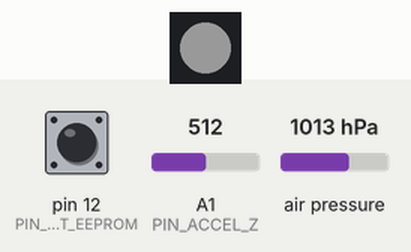
Bench run of a sketch on a simulated Arduino Nano, built with avr-gcc and run on an emulated ATmega328P. Parts: 1 RGB LEDs in strip order, left to right. The inputs (shaded band) are chosen by the test bench; at power-on: air pressure 1013 hPa, pin 12 (PIN_RESET_EEPROM) HIGH, A1 (PIN_ACCEL_Z) = 512. Dim RGB values are drawn brighter than linear; the strip is taken to match the declared colour order; EEPROM starts erased.

Above: at 9.2 s.
9.3 s: air pressure set to 952 hPa
At 10.5 s:
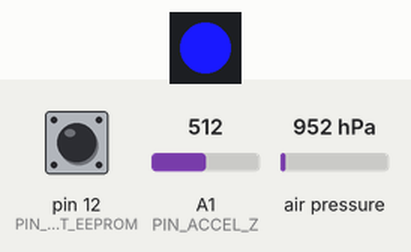
10.8 s: air pressure set to 1025 hPa
At 13.6 s:
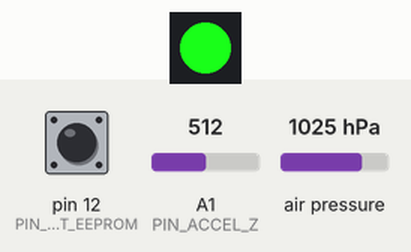
13.8 s: air pressure set to 975 hPa
At 14.93 s:
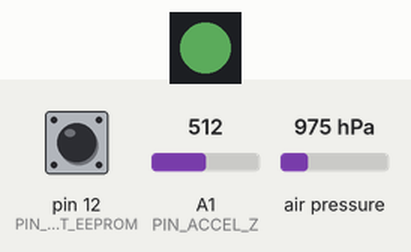
Timing chart, 0 to 18.7 s (numbered marks = the images above; inputs shaded):
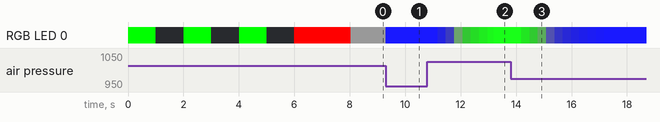

Measured:
- after the input at 9.3 s, RGB LED 0: RGB(25, 25, 25) → RGB(25, 25, 255) at once
- after the input at 10.8 s, RGB LED 0: RGB(25, 25, 255) → RGB(25, 25, 254) after 0.07 s, → RGB(25, 25, 161) 0.30 s later, → RGB(25, 25, 80) 0.30 s later, → RGB(25, 38, 25) 0.30 s later, … (9 changes in this stretch)
- after the input at 13.8 s, RGB LED 0: RGB(25, 255, 25) → RGB(25, 254, 25) after 0.08 s, → RGB(25, 175, 25) 0.30 s later, → RGB(25, 106, 25) 0.30 s later, → RGB(25, 47, 25) 0.30 s later, … (12 changes in this stretch)

The sketch:

StormCandleRev2.ino
```cpp
// StormCandle Rev.2
// - For Ann -

// Displays the relative air pressure on a red (high) - blue (low) scale
// Self-learning, remembers the highest and lowest pressure it ever encountered
// Please perform a reset after significant elevation changes

// To reset the min/max values:
// 1. Power off the Arduino
// 2. Connect Pin 12 to ground (hold down the reset button)
// 3. Power on the Arduino
// 4. The LED will blink red three times
// 5. After one final green blink (2 seconds), the min/max values will be reset to just above and below the current measurement
// Note: With each reset, the memory addresses will be rotated through the EEPROM to reduce wear

// Connect the adressable RGBW LED to GND, to +5V and to PIN_LED

// Connect Arduino Nano -> pressure sensor BMP180
// A5  -> SCL
// A4  -> SDA
// GND -> GND
// VIN -> 3.3V

// EEPROM layout: (one letter = one byte)
// XXAAAABBBBCCCCDDDD
// I.L...L...L...L... (I = integer, L = long)
// XX   = Memory address
// AAAA = Minimum pressure at first run
// BBBB = Maximum pressure at first run
// CCCC = Minimum pressure after first reset
// DDDD = Maximum pressure after first reset
// etc.


#include <Wire.h>
#include <EEPROM.h>
#include <Adafruit_BMP085.h>
#include <Adafruit_NeoPixel.h>

Adafruit_BMP085 bmp;

//#define DEBUG 1

#define PIN_LED 6 // D6
#define PIN_RESET_EEPROM 12 // D12
#define PIN_ACCEL_Z A1
#define ACCEL_TRESHOLD 400
#define MEDIAN_COUNT 7 // Number of measurements per loop
#define STARTUP_RANGE 20 // Distance (in Pascale) between initial measurement and maximum / minimum at first startup
#define COLOR_BRIGHTNESS_FACTOR 1 // Make the color LEDs less bright
#define WHITE_BRIGHTNESS_FACTOR 0.1 // Make the white LED less bright

// Misc
int i;
int iMedian;
bool initializing = false;
unsigned long timestamp_last_readout;

bool firstrun = false; //first run;
float cycletime; //cycle time in [ms]
unsigned long micros_last; //last micros() in ms

// Pressures
long pa_measurements[MEDIAN_COUNT];
long pa_current;
float pa_current_PT1;
long pa_max;
long pa_min;
long pa_center;

// Manual inputs
bool switch_reset_eeprom;
int  acceleration_z;

// Addresses
int addr_int_addresses_start; // Start of the currently used address space
int addr_long_hpa_min;
int addr_long_hpa_max;
int address_block_end; // The first address after all used addresses

// LED
float led_max = 255;
int   red  = 0;
int   blue = 0;

Adafruit_NeoPixel strip = Adafruit_NeoPixel(1, PIN_LED, NEO_RGBW + NEO_KHZ800);


void setup() {
  setupHardware();

  timestamp_last_readout = millis();

  // First pressure measurement
  iMedian = MEDIAN_COUNT / 2;
  do {
    pa_current = bmp.readPressure();
  } while (pa_current < 900);

  EEPROM.get(0, addr_int_addresses_start);

  // Handle first launch
  if(-1 == addr_int_addresses_start) {
    initializing = true;
    addr_int_addresses_start = sizeof(int); // Leave the first two bytes in EEPROM for the start address of the min/max values
    EEPROM.put(0, addr_int_addresses_start);
  }

  // Check for reset button
  readResetSwitch();

  if(switch_reset_eeprom) {
    for(i = 0; i < 3; i++) {
      setColor(255, 0, 0, 0);
      delay(1000);
      setColor(0, 0, 0, 0);
      delay(1000);
    }

    // Read value again (to be sure)
    readResetSwitch();

    if(switch_reset_eeprom) {
      setColor(0, 255, 0, 0);
      delay(2000);

      // Add up all addresses as they were used before, then start after that. Addresses will be calculated again just below.
      calculateAddresses();
      addr_int_addresses_start = address_block_end;

      // Handle memory address wrap around
      if((E2END - 2*sizeof(long)) <= addr_int_addresses_start) {
        addr_int_addresses_start = sizeof(int);
      }

      EEPROM.put(0, addr_int_addresses_start); // Save the memory address to the beginning of the EEPROM memory
      initializing = true;
    }

      setColor(0, 0, 0, 0);
  }

  calculateAddresses();

  if(initializing) {
    #ifdef DEBUG
      Serial.println("Initializing EEPROM with current min/max values");
    #endif

    pa_max = pa_current + STARTUP_RANGE;
    pa_min = pa_current - STARTUP_RANGE;
    pa_center = pa_current;

    EEPROM.put(addr_long_hpa_min, pa_min);
    EEPROM.put(addr_long_hpa_max, pa_max);
  } else {
    #ifdef DEBUG
      Serial.println("Loading min/max values from EEPROM");
    #endif

    EEPROM.get(addr_long_hpa_min, pa_min);
    EEPROM.get(addr_long_hpa_max, pa_max);
  }

  calculateCenter();

  //init cycle time measurement
  micros_last = micros();
  firstrun = true;
}

void loop() {
  calcCycleTime();

  measureAndCalculatePT1();
  setLed();
  outputPressureOverSerial();

  #ifdef DEBUG
    //debugAddresses();
    //debugButton();
    //debugAcceleration();
    //debugLeds();
    debugPressures();
    Serial.println("");
  #endif
  firstrun = false;
}

void setupHardware() {
  Serial.begin(9600);
  strip.begin();
  pinMode(PIN_RESET_EEPROM, INPUT_PULLUP);

  if (!bmp.begin()) {
    #ifdef DEBUG
      Serial.println("Sensor not found");
    #endif

    while (1) {}
  }
}

void calculateAddresses() {
  addr_long_hpa_min = addr_int_addresses_start;
  addr_long_hpa_max = addr_long_hpa_min + sizeof(long);
  address_block_end = addr_long_hpa_max + sizeof(long);
}

void readResetSwitch() {
  switch_reset_eeprom = !digitalRead(PIN_RESET_EEPROM);
  acceleration_z = analogRead(PIN_ACCEL_Z);

  if(acceleration_z > ACCEL_TRESHOLD) {
    switch_reset_eeprom = true;
  }
}

void measureAndCalculate() {
  // Collect measurements
  for (i = 0; i < MEDIAN_COUNT; i++) {
    do {
      pa_measurements[i] = bmp.readPressure();
    } while (pa_measurements[i] < 900);
  }

  // Sort measurements to find the median (center) value(s)
  bubbleSort();

  // Average the 3 central values to avoid excess flickering
  pa_current = (pa_measurements[iMedian] + pa_measurements[iMedian - 1] + pa_measurements[iMedian + 1]) / 3;

  // Calculate minimum, maximum and center values
  if(pa_current > pa_max) {
    pa_max = pa_current;
    EEPROM.put(addr_long_hpa_max, pa_max);
  }

  if(pa_current < pa_min) {
    pa_min = pa_current;
    EEPROM.put(addr_long_hpa_min, pa_min);
  }

  calculateCenter();
}

void calculateCenter() {
  pa_center = pa_min + (pa_max - pa_min) / 2;
}

void setLed() {
  // Set LED colours
  if (pa_current <= pa_center) red = 0; else red = led_max * (pa_current - pa_center) / (pa_max - pa_center);
  if (pa_current >= pa_center) blue = 0; else blue = led_max - (led_max * (pa_current - pa_min) / (pa_center - pa_min));

  setColor(red * COLOR_BRIGHTNESS_FACTOR, 0, blue * COLOR_BRIGHTNESS_FACTOR, led_max * WHITE_BRIGHTNESS_FACTOR);
}

void outputPressureOverSerial() {
  if(millis() - timestamp_last_readout > 60000) {
    timestamp_last_readout = millis();
    Serial.print(pa_current);
    Serial.println("");
  }
}

void setColor(int r, int g, int b, int w) {
  strip.setPixelColor(0, strip.Color(g, r, b, w));
  strip.show();
}

// Copied and adapted from https://www.tigoe.com/pcomp/code/arduinowiring/42/
void bubbleSort() {
  long out, in, swapper;

  for (out=0 ; out < MEDIAN_COUNT; out++) {
    for (in=out; in<(MEDIAN_COUNT-1); in++) {
      if ( pa_measurements[in] > pa_measurements[in+1] ) {
        swapper = pa_measurements[in];
        pa_measurements [in] = pa_measurements[in+1];
        pa_measurements[in+1] = swapper;
      }
    }
  }
}

void calcCycleTime() {
  unsigned long micros_current; //current lifetime in [us]

  //generate cycle time
  micros_current = micros();
  if (micros_current >= micros_last) {
    cycletime = float(micros_current - micros_last) / 1000;
  }
  else { //micros() overflows approximately every 72 minutes.
    cycletime = float(0xFFFFFF - micros_last + micros_current) / 1000;
  }
  micros_last = micros_current;
}

void PT1(float in, float T, float &out) {
  float out_diff;
  float diff_T;

  if (firstrun) {
    out = in;
  }
  else {
    out_diff = in - out;
    diff_T = abs(cycletime / T);
    if (diff_T < 1) {
      out = out + (out_diff * diff_T);
    }
    else {
      out = in;
    }
    if (abs(out) < 1.0e-7) {
      out = 0.0;
    }
  }
}

void measureAndCalculatePT1() {
  long pa_measurement;

  // Collect measurements
  do {
    pa_measurement = bmp.readPressure();
  } while (pa_measurement < 900);

  PT1(pa_measurement, 2000.0, pa_current_PT1);

  pa_current = pa_current_PT1;

  // Calculate minimum, maximum and center values
  if(pa_current > pa_max) {
    pa_max = pa_current;
    EEPROM.put(addr_long_hpa_max, pa_max);
  }

  if(pa_current < pa_min) {
    pa_min = pa_current;
    EEPROM.put(addr_long_hpa_min, pa_min);
  }

  calculateCenter();
}

#ifdef DEBUG
  void debugAddresses() {
    Serial.print(addr_int_addresses_start);
    Serial.print("\t");
    Serial.print(addr_long_hpa_min);
    Serial.print("\t");
    Serial.print(addr_long_hpa_max);
  }

  void debugButton() {
    switch_reset_eeprom = !digitalRead(PIN_RESET_EEPROM);
    Serial.print(switch_reset_eeprom);
  }

  void debugAcceleration() {
    acceleration_z = analogRead(PIN_ACCEL_Z);
    Serial.print(acceleration_z);
  }

  void debugLeds() {
    Serial.print(blue);
    Serial.print("\t");
    Serial.print(red);
    Serial.print("\t");
    Serial.print(0);
    Serial.print("\t");
    Serial.print(255);
  }

  void debugPressures() {
    Serial.print(pa_current);
    Serial.print("\t");
    Serial.print(pa_min);
    Serial.print("\t");
    Serial.print(pa_max);
    Serial.print("\t");
    Serial.print(pa_center);
  }
#endif
```
